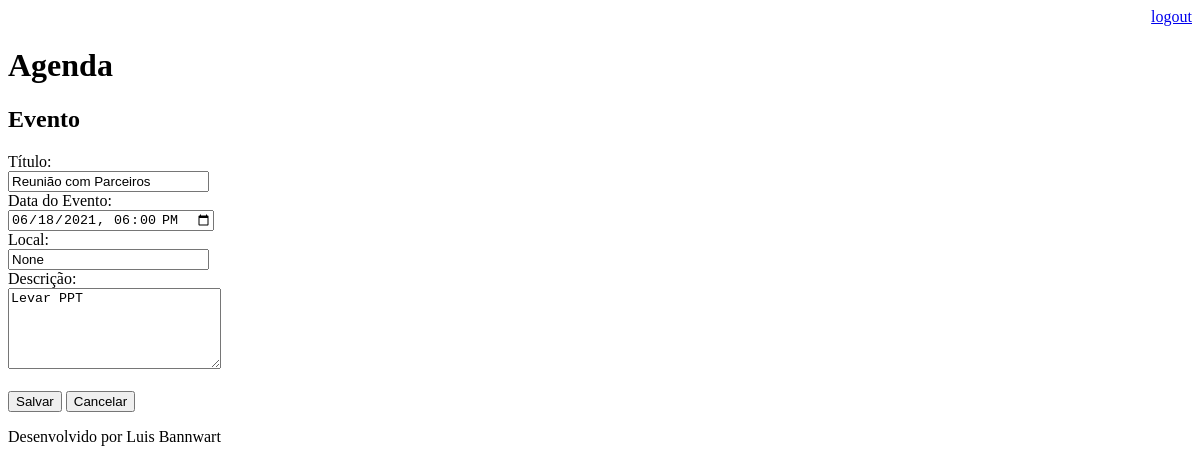
The app's page /agenda/evento/?id=2 (signed in), older data.
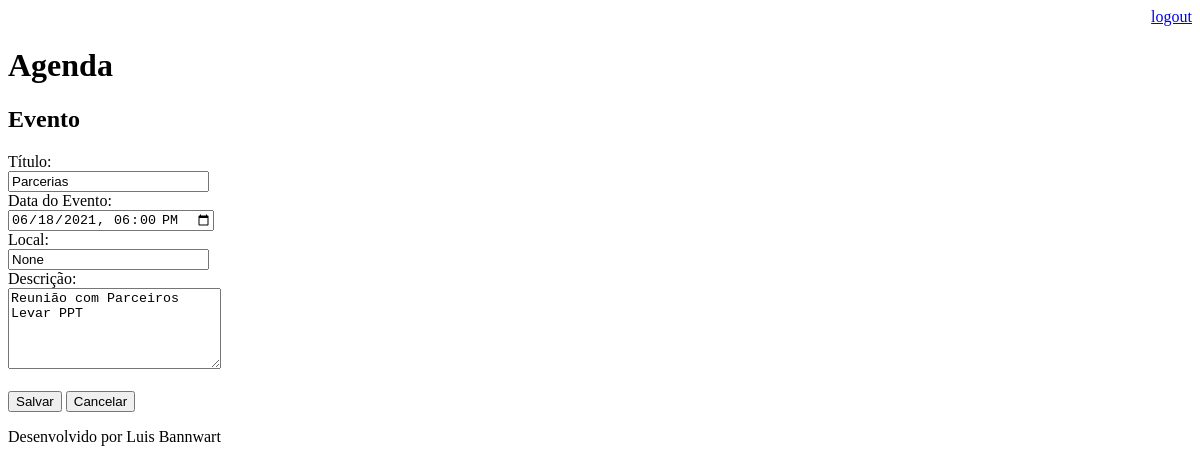
The same page, newer data.
### core/models.py (models this page shows, shortened)
class Evento(models.Model):
    titulo = models.CharField(max_length=100)
    descricao = models.TextField(blank=True, null=True)
    data_evento = models.DateTimeField(verbose_name='Data do Evento')
    usuario = models.ForeignKey(User, on_delete=models.CASCADE)
    local = models.CharField(max_length=200, verbose_name='Local do Evento', blank=True, null=True)
    data_criacao = models.DateTimeField(auto_now_add=True)
    data_alteracao = models.DateTimeField(auto_now=True)
    class Meta:
        db_table = 'evento'
    def get_data_input_evento(self):
        return self.data_evento.strftime('%Y-%m-%dT%H:%M')

### core/views.py (the view)
# urls.py: path('agenda/evento/', views.evento),
@login_required(login_url='/login/')
def evento(request):
    id_evento = request.GET.get('id')
    dados = {}
    if id_evento:
        dados['evento'] = Evento.objects.get(id=id_evento)
    return render(request, 'evento.html', dados)

### templates/evento.html (shortened to what this page needs)
{% extends "model-page.html" %}
{% block content %}
<h2>Evento</h2>
<form action="submit" method="POST">{% csrf_token %}
    <label>Título: </label><br>
    <input type="text" name="titulo" size="22" value="{{ evento.titulo }}"><br>
    <label>Data do Evento: </label><br>
    <input type="datetime-local" name="data_evento" value="{{ evento.get_data_input_evento }}"><br>
    <label>Local: </label><br>
    <input type="text" name="local" size="22" value="{{ evento.local }}"><br>
    <label>Descrição: </label><br>
    <textarea name="descricao" rows="5" cols="24">{{ evento.descricao }}</textarea><br>
    <br>
    <button type="submit">Salvar</button>
    <a href="/">
    <button type="button">Cancelar</button>
    </a>
</form>
{% endblock %}

Row changes from the older to the newer data that the page shows:
changed Evento "None": titulo "Reunião com Parceiros" → "Parcerias"; descricao "Levar PPT" → "Reunião com Parceiros Levar PPT"
